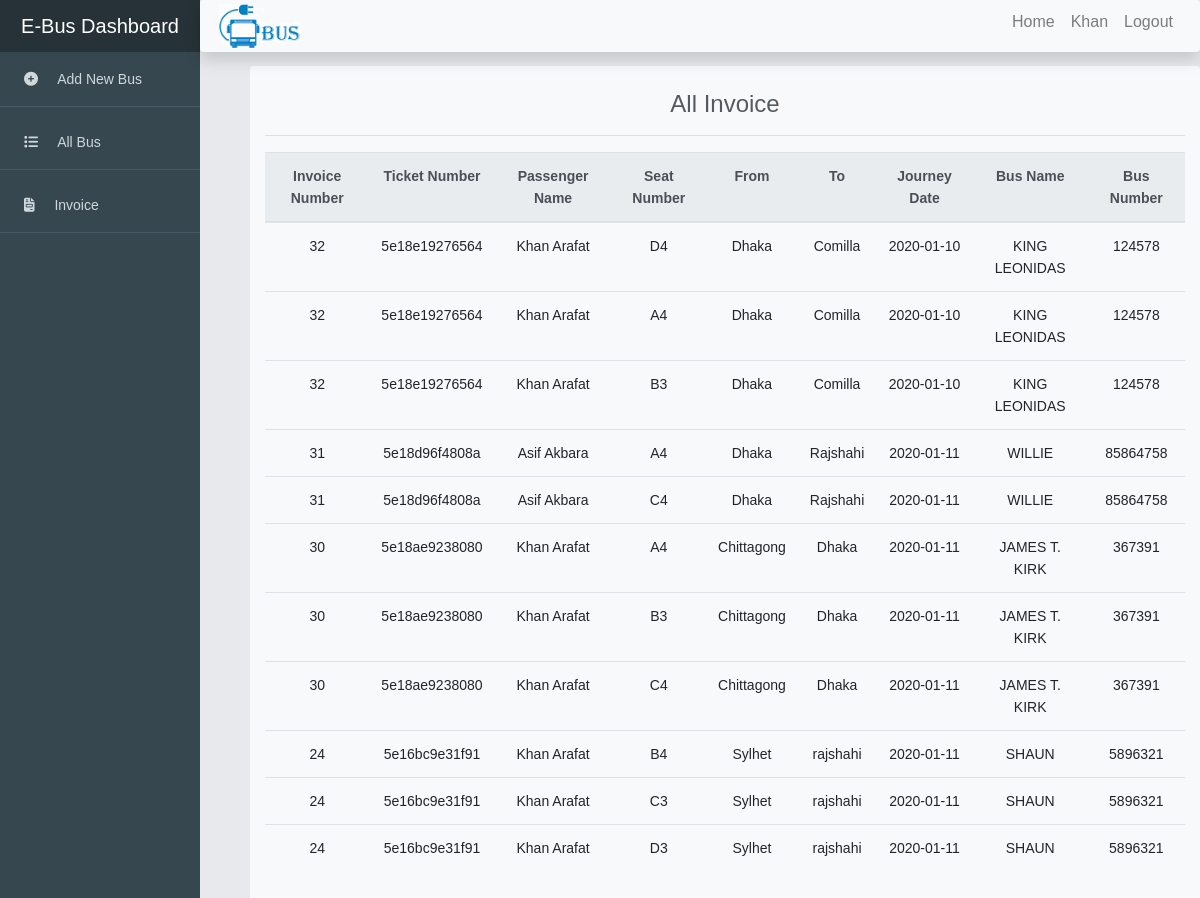
/admin/invoiceall.php (signed in), run on the app's committed database.
### tables this page shows
CREATE TABLE `all_invoice` (
  `id` int(11) NOT NULL,
  `bus_id` int(11) NOT NULL,
  `user_id` int(11) NOT NULL,
  `seat_number` varchar(20) NOT NULL,
  `reserving_time` datetime NOT NULL,
  `date_journey` date NOT NULL,
  `ticket_id` varchar(50) NOT NULL,
  `invoice_numb` int(11) NOT NULL
);

CREATE TABLE `users` (
  `id` int(11) NOT NULL,
  `f_name` varchar(50) NOT NULL,
  `l_name` varchar(50) NOT NULL,
  `email` varchar(50) NOT NULL,
  `password` varchar(100) NOT NULL,
  `phone_n` int(11) NOT NULL,
  `b_date` date NOT NULL,
  `admin` tinyint(1) NOT NULL
);

CREATE TABLE `_all_bus` (
  `id` int(11) NOT NULL,
  `name` varchar(50) NOT NULL,
  `type` varchar(20) NOT NULL,
  `d_time` time NOT NULL,
  `d_place` varchar(20) NOT NULL,
  `a_time` time NOT NULL,
  `a_place` varchar(20) NOT NULL,
  `price` int(11) NOT NULL,
  `Sat` tinyint(1) NOT NULL,
  `Sun` tinyint(1) NOT NULL,
  `Mon` tinyint(1) NOT NULL,
  `Tue` tinyint(1) NOT NULL,
  `Wed` tinyint(1) NOT NULL,
  `Thu` tinyint(1) NOT NULL,
  `Fri` tinyint(1) NOT NULL,
  `number` int(20) NOT NULL
);

### admin/invoiceall.php (the view, shortened to what this page needs)
<?php
include 'admin.header.php';
$all_inv_query = "SELECT * FROM `all_invoice` JOIN users ON all_invoice.user_id =users.id JOIN _all_bus ON all_invoice.bus_id=_all_bus.id ORDER BY all_invoice.id DESC
";
$all_inv_result = mysqli_query($conn, $all_inv_query);
if(isset($_SESSION['name']) && $user['admin'] == 1) {
?>
<div id="viewport">
    <div class="container bg-light shadow-md rounded py-4">
        <div class="mx-3 mb-3 text-center">
            <h4 class="">All Invoice</h4>
        </div>
        <hr>
        <table class="table text-xl-center">
            <tr class="thead-light shadow-none bg-light ">
                <th>Invoice Number</th>
                <th>Ticket Number</th>
                <th>Passenger Name</th>
                <th>Seat Number</th>
                <th>From</th>
                <th>To</th>
                <th>Journey Date</th>
                <th>Bus Name</th>
                <th>Bus Number</th>
            </tr>
            <tbody>
            <?php
            while ($row = mysqli_fetch_assoc($all_inv_result)) {
                ?>
                <tr>
                    <td><?php echo $row['invoice_numb'];?></td>
                    <td><?php echo $row['ticket_id'];?></td>
                    <td><?php echo $row['f_name']. " " .$row['l_name'];?></td>
                    <td><?php echo $row['seat_number'];?></td>
                    <td><?php echo $row['d_place'];?></td>
                    <td><?php echo $row['a_place'];?></td>
                    <td><?php echo $row['date_journey'];?></td>
                    <td><?php echo $row['name'];?></td>
                    <td><?php echo $row['number'];?></td>
                </tr>
                <?php
            }
                ?>
        </table>
    </div>
</div>
    <?php
}
?>

### data on the page
all_invoice: invoice_numb "32", ticket "5e18e19276564", user.f_name "Khan", user.l_name "Arafat", seat_number "D4", _all_bus.d_place "Dhaka", _all_bus.a_place "Comilla", date_journey "2020-01-10", _all_bus.name "KING LEONIDAS", _all_bus.number "124578"
all_invoice: invoice_numb "32", ticket "5e18e19276564", user.f_name "Khan", user.l_name "Arafat", seat_number "A4", _all_bus.d_place "Dhaka", _all_bus.a_place "Comilla", date_journey "2020-01-10", _all_bus.name "KING LEONIDAS", _all_bus.number "124578"
all_invoice: invoice_numb "32", ticket "5e18e19276564", user.f_name "Khan", user.l_name "Arafat", seat_number "B3", _all_bus.d_place "Dhaka", _all_bus.a_place "Comilla", date_journey "2020-01-10", _all_bus.name "KING LEONIDAS", _all_bus.number "124578"
all_invoice: invoice_numb "31", ticket "5e18d96f4808a", user.f_name "Asif", user.l_name "Akbara", seat_number "A4", _all_bus.d_place "Dhaka", _all_bus.a_place "Rajshahi", date_journey "2020-01-11", _all_bus.name "WILLIE", _all_bus.number "85864758"
all_invoice: invoice_numb "31", ticket "5e18d96f4808a", user.f_name "Asif", user.l_name "Akbara", seat_number "C4", _all_bus.d_place "Dhaka", _all_bus.a_place "Rajshahi", date_journey "2020-01-11", _all_bus.name "WILLIE", _all_bus.number "85864758"
all_invoice: invoice_numb "30", ticket "5e18ae9238080", user.f_name "Khan", user.l_name "Arafat", seat_number "A4", _all_bus.d_place "Chittagong", _all_bus.a_place "Dhaka", date_journey "2020-01-11", _all_bus.name "JAMES T. KIRK", _all_bus.number "367391"
all_invoice: invoice_numb "30", ticket "5e18ae9238080", user.f_name "Khan", user.l_name "Arafat", seat_number "B3", _all_bus.d_place "Chittagong", _all_bus.a_place "Dhaka", date_journey "2020-01-11", _all_bus.name "JAMES T. KIRK", _all_bus.number "367391"
all_invoice: invoice_numb "30", ticket "5e18ae9238080", user.f_name "Khan", user.l_name "Arafat", seat_number "C4", _all_bus.d_place "Chittagong", _all_bus.a_place "Dhaka", date_journey "2020-01-11", _all_bus.name "JAMES T. KIRK", _all_bus.number "367391"
all_invoice: invoice_numb "24", ticket "5e16bc9e31f91", user.f_name "Khan", user.l_name "Arafat", seat_number "B4", _all_bus.d_place "Sylhet", _all_bus.a_place "rajshahi", date_journey "2020-01-11", _all_bus.name "SHAUN", _all_bus.number "5896321"
all_invoice: invoice_numb "24", ticket "5e16bc9e31f91", user.f_name "Khan", user.l_name "Arafat", seat_number "C3", _all_bus.d_place "Sylhet", _all_bus.a_place "rajshahi", date_journey "2020-01-11", _all_bus.name "SHAUN", _all_bus.number "5896321"
all_invoice: invoice_numb "24", ticket "5e16bc9e31f91", user.f_name "Khan", user.l_name "Arafat", seat_number "D3", _all_bus.d_place "Sylhet", _all_bus.a_place "rajshahi", date_journey "2020-01-11", _all_bus.name "SHAUN", _all_bus.number "5896321"

### other printed values
$_SESSION['name'] "Khan"
